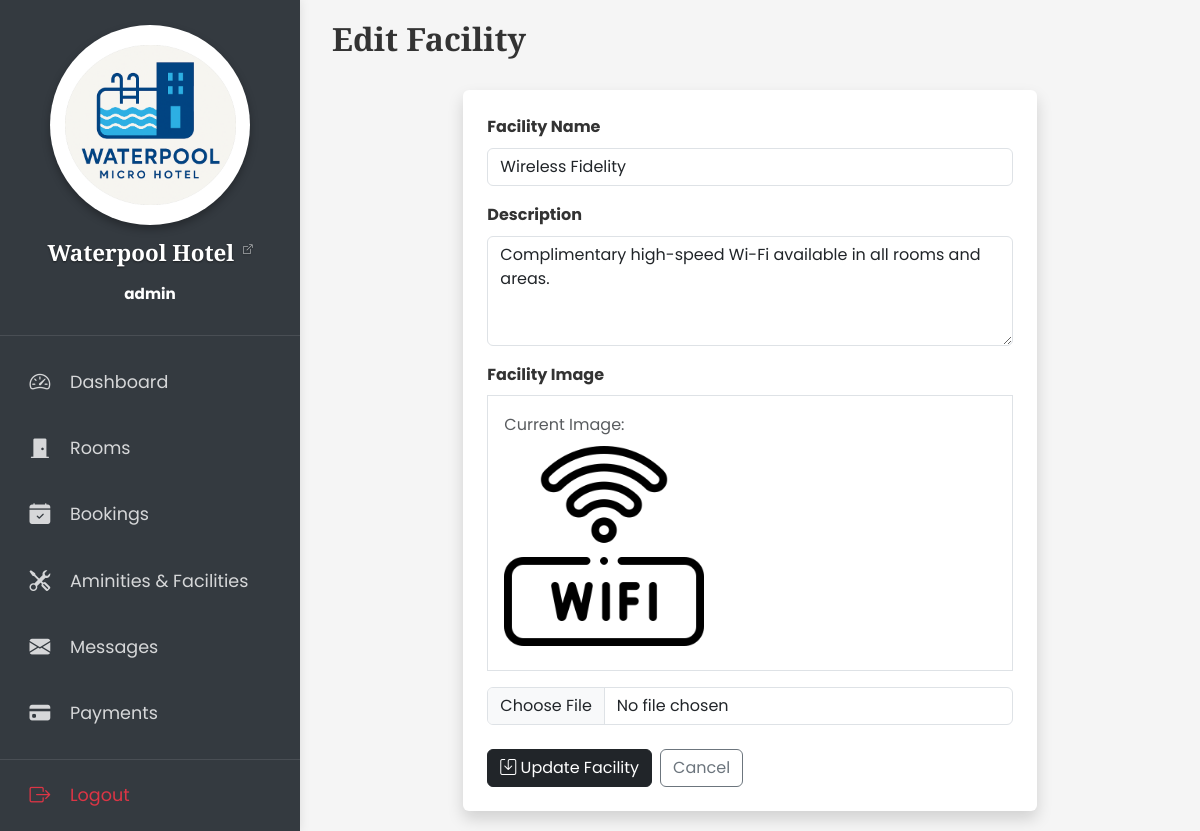
/edit_facility.php?id=4 (signed in), run on the app's committed database.
### tables this page shows
CREATE TABLE `facilities` (
  `facility_ID` int(11) NOT NULL,
  `name` varchar(100) NOT NULL,
  `description` text DEFAULT NULL,
  `icon` varchar(50) DEFAULT NULL
);

### edit_facility.php (the view, shortened to what this page needs)
<?php
require('includes/db_config.php');
$facility = null;
$error_message = null;
if (isset($_GET['id'])) {
    $id = $_GET['id'];
    try {
        $query = "SELECT * FROM facilities WHERE facility_ID = ?";
        $stmt = $conn->prepare($query);
        $stmt->bind_param("i", $id);
        $stmt->execute();
        $result = $stmt->get_result();
        $facility = $result->fetch_assoc();
    } catch (Exception $e) {
        $error_message = $e->getMessage();
    }
} else {
    $error_message = "No facility ID provided";
}
?>
<!DOCTYPE html>
<html lang="en">
<head>
    <?php require('includes/links.php'); ?>
    <link rel="stylesheet" href="styles/admin.css">
</head>
<body>
    <div class="admin-layout">
        <?php require('includes/admin_sidebar.php'); ?>
        <div class="admin-content">
            <div class="container-fluid">
                <div class="d-flex justify-content-between align-items-center mb-4">
                    <h2 class="fw-bold h-font">Edit Facility</h2>
                </div>
                <?php if ($error_message): ?>
                    <div class="alert alert-danger" role="alert">
                        <?php echo $error_message; ?>
                    </div>
                    <a href="manage_facilities.php" class="btn btn-outline-dark">
                        <i class="bi bi-arrow-left"></i> Go Back
                    </a>
                <?php elseif ($facility): ?>
                    <div class="row justify-content-center mt-4">
                        <div class="col-lg-8 bg-white rounded shadow p-4">
                            <form action="edit_facility.php?id=<?php echo $facility['facility_ID']; ?>" method="POST" enctype="multipart/form-data">
                                <div class="mb-3">
                                    <label class="form-label fw-bold">Facility Name</label>
                                    <input type="text" name="name" class="form-control shadow-none"
                                        value="<?php echo htmlspecialchars($facility['name']); ?>" required>
                                </div>
                                <div class="mb-3">
                                    <label class="form-label fw-bold">Description</label>
                                    <textarea name="description" class="form-control shadow-none" rows="4" required><?php echo htmlspecialchars($facility['description']); ?></textarea>
                                </div>
                                <div class="mb-4">
                                    <label class="form-label fw-bold">Facility Image</label>
                                    <?php if (!empty($facility['icon']) && file_exists("images/features/" . $facility['icon'])): ?>
                                        <div class="border p-3 mb-3">
                                            <p class="text-muted mb-2">Current Image:</p>
                                            <img src="images/features/<?php echo htmlspecialchars($facility['icon']); ?>"
                                                alt="Facility Image" class="img-fluid d-block mb-2" style="max-height: 200px;">
                                        </div>
                                    <?php endif; ?>
                                    <input type="file" name="image" accept="image/*" class="form-control shadow-none">
                                </div>
                                <div class="d-flex">
                                    <button type="submit" class="btn btn-dark shadow-none me-2">
                                        <i class="bi bi-save"></i> Update Facility
                                    </button>
                                    <a href="manage_facilities.php" class="btn btn-outline-secondary">Cancel</a>
                                </div>
                            </form>
                        </div>
                    </div>
                <?php endif; ?>
            </div>
        </div>
    </div>
</body>
</html>

### styles/styles.css (style rules this page uses)
:root { --teal: #3b8b96; --teal_hover: #38a9b8; --primary-font: 'Poppins', sans-serif; --heading-font: 'Playfair Display', serif; --accent-font: 'Lora', serif; }
body { font-family: var(--primary-font); font-size: 16px; line-height: 1.6; color: #333; }
h1, h2, h3, h4, h5, h6 { font-family: var(--heading-font); font-weight: 600; }
.h-font { font-family: var(--heading-font); }

### styles/admin.css (style rules this page uses)
:root { --sidebar-width: 300px; --primary-color: #343a40; --accent-color: #007bff; --primary-font: 'Poppins', sans-serif; --heading-font: 'Playfair Display', serif; --accent-font: 'Lora', serif; }
body { font-family: var(--primary-font); font-size: 16px; line-height: 1.6; color: #333; }
h1, h2, h3, h4, h5, h6 { font-family: var(--heading-font); font-weight: 600; }
.h-font { font-family: var(--heading-font); }
.admin-layout { display: flex; min-height: 100vh; }
.admin-content { flex: 1; margin-left: var(--sidebar-width); padding: 20px; background-color: #f5f5f5; }

### data on the page
facilities: name "Wireless Fidelity", description "Complimentary high-speed Wi-Fi available in all rooms and areas.", icon (picture)

### other printed values
$_SESSION['admin_username'] "admin"
